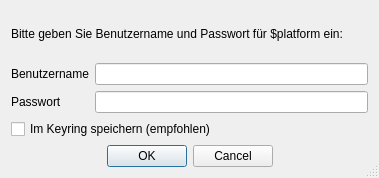
<?xml version="1.0" encoding="UTF-8"?>
<ui version="4.0">
 <class>CredentialsWindow</class>
 <widget class="QDialog" name="CredentialsWindow">
  <property name="geometry">
   <rect>
    <x>0</x>
    <y>0</y>
    <width>379</width>
    <height>178</height>
   </rect>
  </property>
  <property name="windowTitle">
   <string>Bitte Benutzername und Passwort eingeben!</string>
  </property>
  <property name="sizeGripEnabled">
   <bool>true</bool>
  </property>
  <layout class="QVBoxLayout" name="verticalLayout">
   <item>
    <layout class="QVBoxLayout" name="verticalLayout_3">
     <item>
      <widget class="QLabel" name="label_platform">
       <property name="text">
        <string>Bitte geben Sie Benutzername und Passwort für $platform ein:</string>
       </property>
       <property name="wordWrap">
        <bool>true</bool>
       </property>
      </widget>
     </item>
     <item>
      <layout class="QFormLayout" name="formLayout">
       <item row="0" column="1">
        <widget class="QLineEdit" name="line_edit_username">
         <property name="text">
          <string/>
         </property>
        </widget>
       </item>
       <item row="0" column="0">
        <widget class="QLabel" name="label_username">
         <property name="text">
          <string>Benutzername</string>
         </property>
        </widget>
       </item>
       <item row="1" column="0">
        <widget class="QLabel" name="label_password">
         <property name="text">
          <string>Passwort</string>
         </property>
        </widget>
       </item>
       <item row="1" column="1">
        <widget class="QLineEdit" name="line_edit_password">
         <property name="text">
          <string/>
         </property>
         <property name="echoMode">
          <enum>QLineEdit::Password</enum>
         </property>
        </widget>
       </item>
      </layout>
     </item>
     <item>
      <widget class="QCheckBox" name="check_box_save_in_keyring">
       <property name="text">
        <string>Im Keyring speichern (empfohlen)</string>
       </property>
      </widget>
     </item>
     <item>
      <widget class="QDialogButtonBox" name="button_box">
       <property name="standardButtons">
        <set>QDialogButtonBox::Cancel|QDialogButtonBox::Ok</set>
       </property>
       <property name="centerButtons">
        <bool>true</bool>
       </property>
      </widget>
     </item>
    </layout>
   </item>
  </layout>
 </widget>
 <resources/>
 <connections>
  <connection>
   <sender>button_box</sender>
   <signal>accepted()</signal>
   <receiver>CredentialsWindow</receiver>
   <slot>accept()</slot>
   <hints>
    <hint type="sourcelabel">
     <x>189</x>
     <y>153</y>
    </hint>
    <hint type="destinationlabel">
     <x>189</x>
     <y>88</y>
    </hint>
   </hints>
  </connection>
  <connection>
   <sender>button_box</sender>
   <signal>rejected()</signal>
   <receiver>CredentialsWindow</receiver>
   <slot>reject()</slot>
   <hints>
    <hint type="sourcelabel">
     <x>189</x>
     <y>153</y>
    </hint>
    <hint type="destinationlabel">
     <x>189</x>
     <y>88</y>
    </hint>
   </hints>
  </connection>
 </connections>
</ui>
